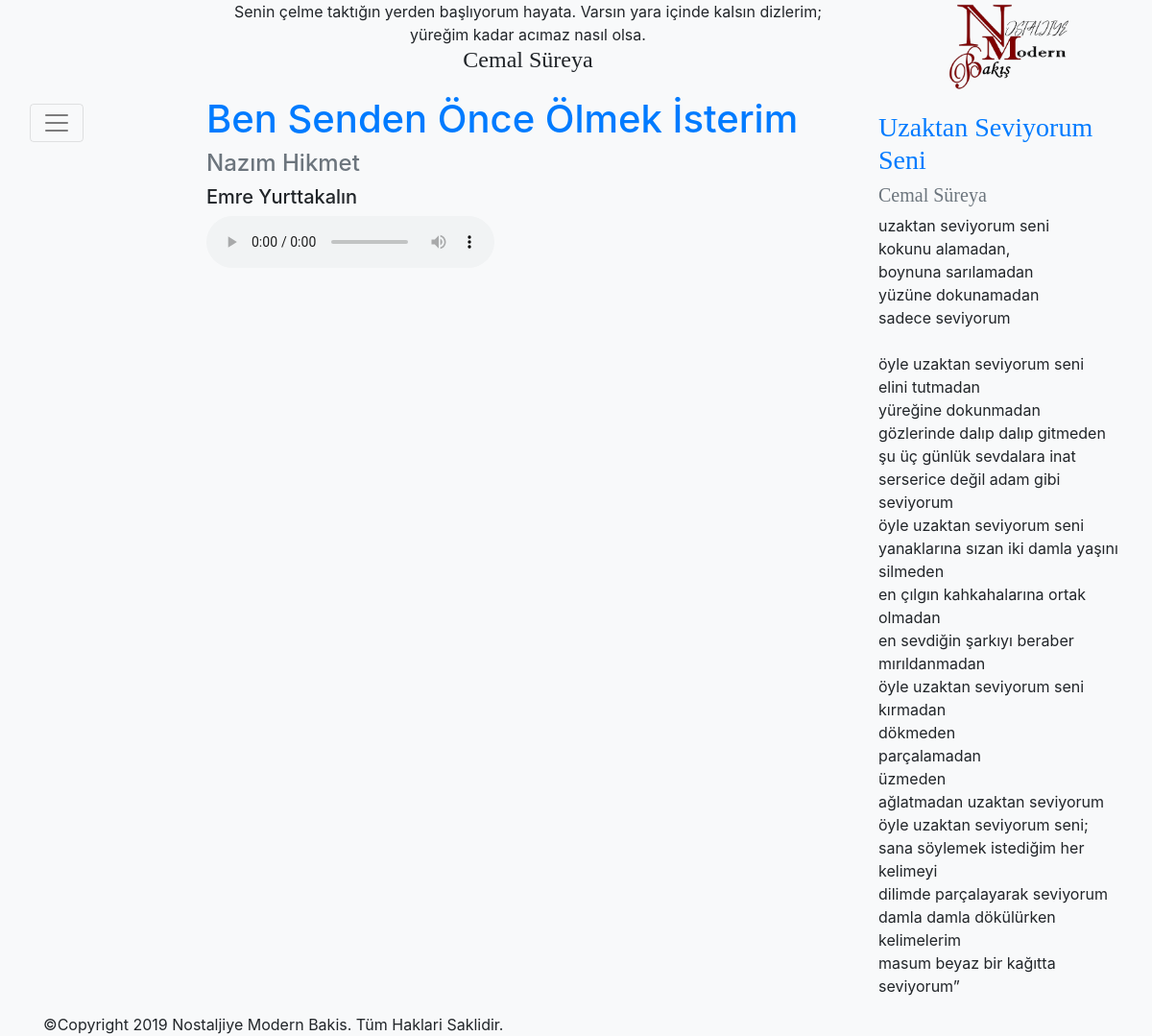
/siir_bilgileri.php?id=2, run on the app's committed database.
### tables this page shows
CREATE TABLE `sozler` (
  `id` int(11) NOT NULL,
  `soyleyen` varchar(50) NOT NULL,
  `soz` text NOT NULL
);

CREATE TABLE `siirler` (
  `id` int(11) NOT NULL,
  `yazar_id` int(11) NOT NULL,
  `adi` varchar(50) NOT NULL,
  `soyleyen` varchar(50) NOT NULL,
  `siir` text NOT NULL,
  `sarki_knm` text NOT NULL
);

CREATE TABLE `yazarlar` (
  `id` int(11) NOT NULL,
  `adi` varchar(50) NOT NULL,
  `soyadi` varchar(50) NOT NULL,
  `donem` varchar(50) NOT NULL,
  `foto_url` varchar(300) NOT NULL,
  `dgr_eserler` text,
  `hayati` text NOT NULL
);

### siir_bilgileri.php (the view, shortened to what this page needs)
<?php require_once("includes/header.php"); ?>
<?php
  $query=mysql_query("select * from siirler where id='$_GET[id]'");
  $row1=mysql_fetch_array($query);
  $adi=$row1["adi"];
  $yid=$row1["yazar_id"];
 ?>
 <?php
   $query=mysql_query("select * from yazarlar where id='$yid'");
   $rows=mysql_fetch_array($query);
   $yadi=$rows["adi"]." ".$rows["soyadi"];
 ?>
 <h1 class="text-primary"><?php echo $adi; ?></h1>
  <h4><a class="text-secondary" href="yzr_bilgileri.php?id=<?php echo $yid; ?>"><?php echo $yadi; ?></a></h4>
  <h5><?php echo $row1["soyleyen"]; ?></h5>
  <audio controls>
    <source src="<?php echo $row1["sarki_knm"];?>" type="audio/mpeg">
  </audio>
<?php require_once("includes/footer.php"); ?>

### includes/header.php (shortened to what this page needs)
<html>
  <head>
    <link rel="stylesheet" href="https://stackpath.bootstrapcdn.com/bootstrap/4.3.1/css/bootstrap.min.css">
  </head>
  <body class="bg-light">
        <div class="container-fluid">
          <div class="row">
            <div class="col"></div>
            <div class="col-7">
                <div class="text-center">
                  <?php
            						$qr=mysql_query("select * from sozler");
            						$str_say=mysql_num_rows($qr);
            						$rnd=mt_rand(1,$str_say);
            						$query=mysql_query("select * from sozler where id='$rnd'");
            						$row=mysql_fetch_array($query);
            						echo $row["soz"];
                        echo "<h4 class=\"baslik_fontu\">".$row["soyleyen"]."</h4>";
            			?>
                </div>
              </div>
            <div class="col-3 text-center">
                <a href="anasayfa.php"><img width="125" height="100" src="Logo.png" alt="logo" /></a>
              </div>
          </div>
          <div class="row">
              <div class="col-2">
                <div class="pos-f-t">
                        <nav class="navbar navbar-light bg-light">
                          <button class="navbar-toggler" type="button" data-toggle="collapse" data-target="#navbarToggleExternalContent" aria-controls="navbarToggleExternalContent" aria-expanded="flase" aria-label="Toggle navigation">
                            <span class="navbar-toggler-icon"></span>
                          </button>
                        </nav>
                </div>
              </div>
              <div class="col-7">

### includes/footer.php
</div>
	<div class="col-3">
		<p>
			<?php
						$qr=mysql_query("select * from siirler");
						$str_say=mysql_num_rows($qr);
						$rnd=mt_rand(1,$str_say);
						$query=mysql_query("select * from siirler where id='$rnd'");
						$row=mysql_fetch_array($query);
						echo "<h3><a class=\"text-primary baslik_fontu\" href=\"siir_bilgileri.php?id=".$row["id"]."\">".$row["adi"]."</a></h3>";
						$q1=mysql_query("select * from yazarlar where id='$row[yazar_id]'");
						$r1=mysql_fetch_array($q1);
						echo "<h5><a class=\"text-muted baslik_fontu\" href=\"yzr_bilgileri.php?id=".$r1["id"]."\">".$r1["adi"]." ".$r1["soyadi"]."</a></h5>";
						$satirlar = file($row["siir"]);
						foreach ($satirlar as $siir)
						{
							echo $siir."<br>";
						}
			?>
	</p>
	</div>
</div>
    	</div>
    <div class="container">©Copyright 2019 Nostaljiye Modern Bakis. Tüm Haklari Saklidir.</div>
  </body>
</html>

### includes/header.php (style rules this page uses)
.baslik_fontu { font-family: "Times New Roman", Times, serif; }

### data on the page
sozler: soz "Senin çelme taktığın yerden başlıyorum hayata. Varsın yara içinde kalsın dizlerim; yüreğim kadar acımaz nasıl olsa.", soyleyen "Cemal Süreya"
siirler: adi "Ben Senden Önce Ölmek İsterim", soyleyen "Emre Yurttakalın"
yazarlar: yadi "Nazım Hikmet"
siirler: adi "Uzaktan Seviyorum Seni", siir "uzaktan seviyorum seni", siir "kokunu alamadan,", siir "boynuna sarılamadan", siir "yüzüne dokunamadan", siir "sadece seviyorum", siir "öyle uzaktan seviyorum seni", siir "elini tutmadan", siir "yüreğine dokunmadan", siir "gözlerinde dalıp dalıp gitmeden", siir "şu üç günlük sevdalara inat", siir "serserice değil adam gibi seviyorum", siir "yanaklarına sızan iki damla yaşını silmeden", siir "en çılgın kahkahalarına ortak olmadan", siir "en sevdiğin şarkıyı beraber mırıldanmadan", siir "kırmadan", siir "dökmeden", siir "parçalamadan", siir "üzmeden", siir "ağlatmadan uzaktan seviyorum", siir "öyle uzaktan seviyorum seni;", siir "sana söylemek istediğim her kelimeyi", siir "dilimde parçalayarak seviyorum", siir "damla damla dökülürken kelimelerim", siir "masum beyaz bir kağıtta seviyorum”"
yazarlar: adi "Cemal", soyadi "Süreya"
